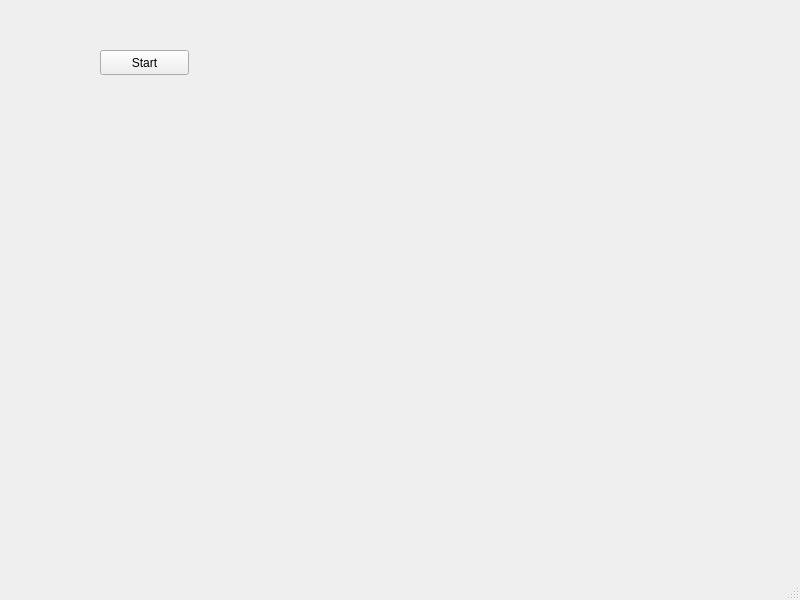
<?xml version="1.0" encoding="UTF-8"?>
<ui version="4.0">
 <class>MainWindow</class>
 <widget class="QMainWindow" name="MainWindow">
  <property name="geometry">
   <rect>
    <x>0</x>
    <y>0</y>
    <width>800</width>
    <height>600</height>
   </rect>
  </property>
  <property name="windowTitle">
   <string>MainWindow</string>
  </property>
  <widget class="QWidget" name="centralwidget">
   <widget class="QPushButton" name="start_button">
    <property name="geometry">
     <rect>
      <x>100</x>
      <y>50</y>
      <width>89</width>
      <height>25</height>
     </rect>
    </property>
    <property name="text">
     <string>Start</string>
    </property>
   </widget>
  </widget>
  <widget class="QMenuBar" name="menubar">
   <property name="geometry">
    <rect>
     <x>0</x>
     <y>0</y>
     <width>800</width>
     <height>22</height>
    </rect>
   </property>
  </widget>
  <widget class="QStatusBar" name="statusbar"/>
 </widget>
 <resources/>
 <connections/>
</ui>
